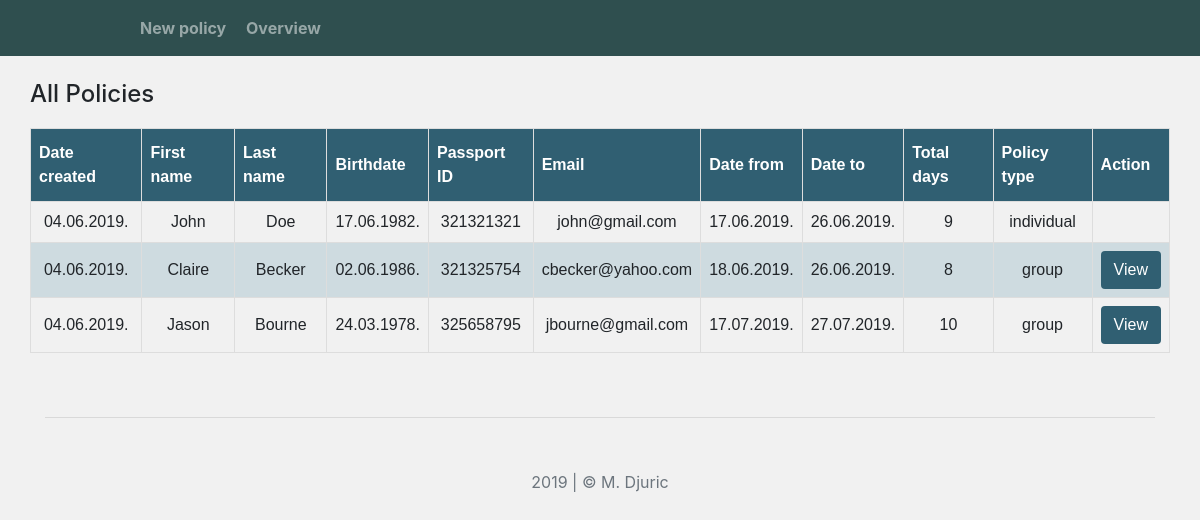
The page /view.php on the database its author committed.
### tables this page shows
CREATE TABLE `policy_owner` (
  `id` int(10) unsigned NOT NULL AUTO_INCREMENT,
  `first_name` varchar(50) NOT NULL,
  `last_name` varchar(50) NOT NULL,
  `birthdate` date NOT NULL,
  `passport_id` varchar(10) NOT NULL,
  `phone` varchar(15) DEFAULT NULL,
  `email` varchar(100) NOT NULL,
  `date_from` date NOT NULL,
  `date_to` date NOT NULL,
  `policy_type` enum('group','individual') DEFAULT NULL,
  `date_created` datetime NOT NULL DEFAULT CURRENT_TIMESTAMP,
  PRIMARY KEY (`id`)
);

### public/bootstrap.php (called while the page is built, shortened)
<?php
$config = require "../config.php";
$database = new Connection($config);
$dbh = $database->getConnect();
$policy = new Policy($dbh);

### public/class/Policy.php (called while the page is built, shortened)
<?php
class Policy
{
    public $conn;
    public function __construct($dbh)
    {
        $this->conn = $dbh;
    }
    public function readPolicy()
    {
        $query = "SELECT * FROM policy_owner";
        $stmt = $this->conn->prepare($query);
        $stmt->execute();
        return $stmt;
    }
}

### public/view.php (the view, shortened to what this page needs)
<?php
    require "layout/header.php";
?>
<div class="container"><br>
    <div class="row">
        <h4 class="mb-3">All Policies</h4><br><br>
        <table id="view" class="sortable">
            <thead>
            <tr>
                <th>Date created</th>
                <th>First name</th>
                <th>Last name</th>
                <th>Birthdate</th>
                <th>Passport ID</th>
                <th>Email</th>
                <th>Date from</th>
                <th>Date to</th>
                <th>Total days</th>
                <th>Policy type</th>
                <th>Action</th>
            </tr>
            </thead>
            <tbody>
                <?php $modal = ''; foreach($policy->readPolicy() as $row) {
                    $date_created = new DateTime($row['date_created']);
                    echo "<td>{$date_created->format('d.m.Y.')}</td>";
                    echo "<td>{$row['first_name']}</td>";
                    echo "<td>{$row['last_name']}</td>";
                    $birthdate = new DateTime($row['birthdate']);
                    echo "<td>{$birthdate->format('d.m.Y.')}</td>";
                    echo "<td>{$row['passport_id']}</td>";
                    echo "<td>{$row['email']}</td>";
                    $date_from = new DateTime($row['date_from']);
                    echo "<td>{$date_from->format('d.m.Y.')}</td>";
                    $date_to = new DateTime($row['date_to']);
                    echo "<td>{$date_to->format('d.m.Y.')}</td>";
                    $total_days = strtotime($row['date_from']) - strtotime($row['date_to']);
                    $total_days = abs(floor($total_days/3600/24));
                    echo "<td>{$total_days}</td>";
                    $id = (int)$row['id'];
                    echo "<td>{$row['policy_type']}</td>";
                    echo ($row['policy_type'] == 'group') ? "<td><button class='btn btn-sub' data-toggle='modal' data-target='#modal-$id'>View</button></td>" : "<td></td>";
                } ?>
            </tbody>
        </table>
    </div>
<?php
    require "layout/footer.php";
?>

### public/layout/header.php (shortened to what this page needs)
<?php
require "bootstrap.php";
?>
<!doctype html>
<html lang="en">
<head>
    <link rel="stylesheet" href="https://stackpath.bootstrapcdn.com/bootstrap/4.1.3/css/bootstrap.min.css">
    <link rel="stylesheet" href="assets/css/styles.css">
</head>
<body style="background: whitesmoke;">
<nav id="top" class="navbar navbar-expand-lg navbar-dark bg-light">
    <div class="collapse navbar-collapse" id="navbarNav">
        <ul class="navbar-nav">
            <li class="nav-item">
                <a class="nav-link" href="index.php">New policy</a>
            </li>&nbsp;
            <li class="nav-item">
                <a class="nav-link" href="view.php">Overview</a>
            </li>
        </ul>
    </div>
</nav>

### public/layout/footer.php (shortened to what this page needs)
<br><br><hr>
<footer class="my-5 pt-1 text-muted text-center text-small">
    <p class="mb-1"><?= date('Y') ?> | © M. Djuric </p>
</footer>
</div>
</body>
</html>

### public/assets/css/styles.css (style rules this page uses)
body { background-color: #f1f1f1 !important; }
#view, .additionalView { font-family: "Trebuchet MS", Arial, Helvetica, sans-serif; border-collapse: collapse; width: 100%; }
#view thead, .additionalView thead { user-select: none; }
#view td, #view th, .additionalView td, .additionalView th { border: 1px solid #ddd; padding: 8px; text-align: center; }
.bg-light { background-color:darkslategrey !important; }
.navbar-dark { color: white !important; }
#navbarNav { padding-left: 100px !important; font-weight: bold; }
#view th, .additionalView th { padding-top: 12px; padding-bottom: 12px; text-align: left; background-color: #305f72; color: white; }
.btn-sub { background-color: #305f72; color: white; }

### rows shown on the page
policy_owner: date_created "04.06.2019.", first_name "John", last_name "Doe", birthdate "17.06.1982.", passport "321321321", email "john@gmail.com", date_from "17.06.2019.", date_to "26.06.2019.", total_days "9", policy_type "individual"
policy_owner: date_created "04.06.2019.", first_name "Claire", last_name "Becker", birthdate "02.06.1986.", passport "321325754", email "cbecker@yahoo.com", date_from "18.06.2019.", date_to "26.06.2019.", total_days "8", policy_type "group"
policy_owner: date_created "04.06.2019.", first_name "Jason", last_name "Bourne", birthdate "24.03.1978.", passport "325658795", email "jbourne@gmail.com", date_from "17.07.2019.", date_to "27.07.2019.", total_days "10", policy_type "group"
